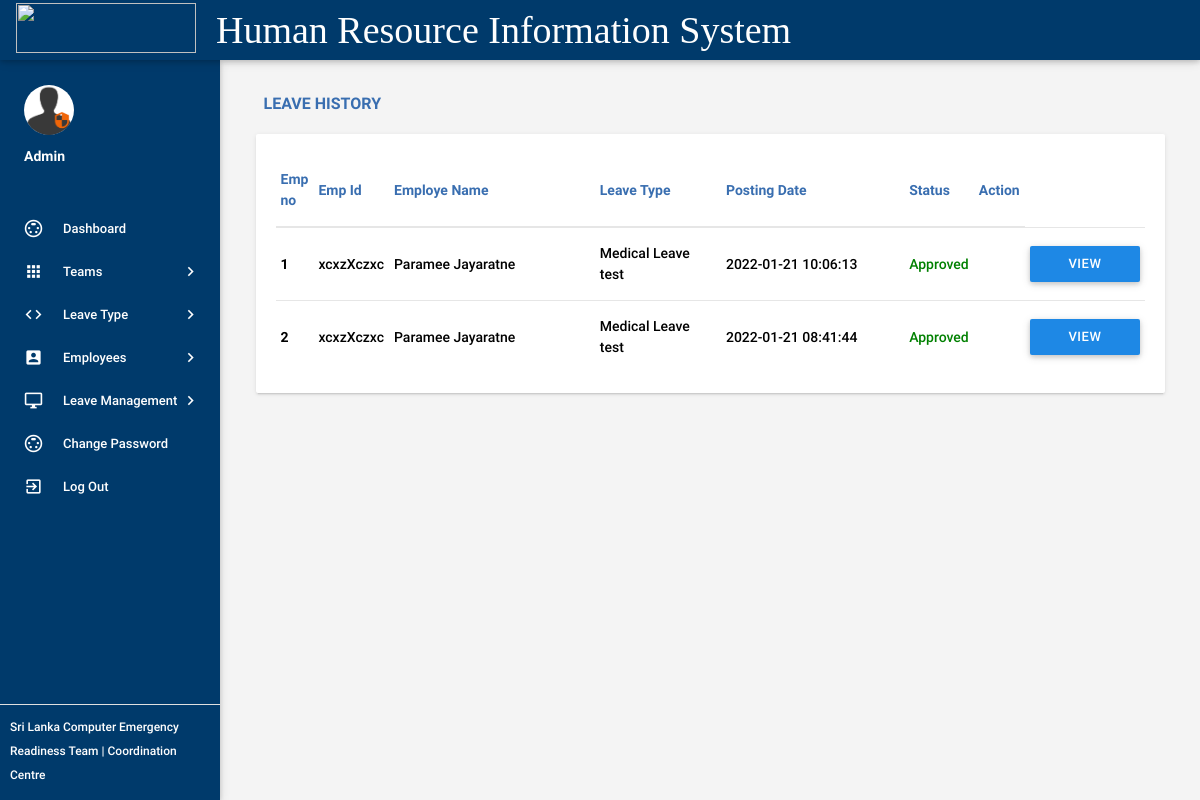
The page /admin/leaves.php (signed in) on the database its author committed.
### tables this page shows
CREATE TABLE `tblleaves` (
  `id` int(11) NOT NULL,
  `LeaveType` varchar(110) NOT NULL,
  `ToDate` varchar(120) NOT NULL,
  `FromDate` varchar(120) NOT NULL,
  `DIFF` int(11) NOT NULL,
  `Description` mediumtext NOT NULL,
  `PostingDate` timestamp NOT NULL DEFAULT current_timestamp(),
  `AdminRemark` mediumtext DEFAULT NULL,
  `AdminRemarkDate` varchar(120) DEFAULT NULL,
  `Status` int(1) NOT NULL,
  `IsRead` int(1) NOT NULL,
  `empid` int(11) DEFAULT NULL
);

CREATE TABLE `tblemployees` (
  `id` int(11) NOT NULL,
  `EmpId` varchar(100) NOT NULL,
  `NamewithInitials` varchar(20) NOT NULL,
  `FirstName` varchar(150) NOT NULL,
  `LastName` varchar(150) NOT NULL,
  `EmailId` varchar(200) NOT NULL,
  `Password` varchar(180) NOT NULL,
  `Gender` varchar(100) NOT NULL,
  `Dob` varchar(100) NOT NULL,
  `Team` varchar(255) NOT NULL,
  `DOJ` varchar(200) NOT NULL,
  `Designation` varchar(1000) NOT NULL,
  `Qualifications` varchar(1000) NOT NULL,
  `Supervisor` varchar(150) NOT NULL,
  `Address` varchar(100) NOT NULL,
  `Phonenumber` char(11) NOT NULL,
  `Status` int(1) NOT NULL,
  `RegDate` timestamp NOT NULL DEFAULT current_timestamp()
);

### admin/leaves.php (the view, shortened to what this page needs)
<?php
include('includes/config.php');
if(strlen($_SESSION['alogin'])==0)
    {
header('location:index.php');
}
else{
 ?>
<!DOCTYPE html>
<html lang="en">
    <head>
        <link type="text/css" rel="stylesheet" href="../assets/plugins/materialize/css/materialize.min.css"/>
        <link type="text/css" rel="stylesheet" href="../assets/plugins/materialize/css/materialize.css"/>
        <link href="../assets/plugins/material-preloader/css/materialPreloader.min.css" rel="stylesheet">
        <link href="../assets/plugins/datatables/css/jquery.dataTables.min.css" rel="stylesheet">
                <link href="../assets/plugins/google-code-prettify/prettify.css" rel="stylesheet" type="text/css"/>
        <link href="../assets/css/alpha.min.css" rel="stylesheet" type="text/css"/>
        <link href="../assets/css/custom.css" rel="stylesheet" type="text/css"/>
        <link href="../assets/css/style.css" rel="stylesheet" type="text/css"/>
    </head>
    <body>
       <?php include('includes/header.php');?>
       <?php include('includes/sidebar.php');?>
            <main class="mn-inner">
                <div class="row">
                    <div class="col s12">
                        <div class="page-title" style="color: #396EB0;font-weight:bold;font-size:16px">Leave History</div>
                    </div>
                    <div class="col s12 m12 l12">
                        <div class="card">
                            <div class="card-content">
                                <table id="example" class="display responsive-table ">
                                    <thead>
                                        <tr>
                                            <th style="color: #396EB0;">Emp no</th>
											<th style="color:#396EB0;">Emp Id</th>
                                            <th style="color: #396EB0;" width="200">Employe Name</th>
                                            <th style="color: #396EB0;" width="120">Leave Type</th>
                                             <th style="color: #396EB0;" width="180">Posting Date</th>
                                            <th style="color: #396EB0;">Status</th>
                                            <th style="color: #396EB0;" align="center">Action</th>
                                        </tr>
                                    </thead>
                                    <tbody>
<?php $sql = "SELECT tblleaves.id as lid,tblemployees.FirstName,tblemployees.LastName,tblemployees.EmpId,tblemployees.id,tblleaves.LeaveType,tblleaves.PostingDate,tblleaves.Status from tblleaves join tblemployees on tblleaves.empid=tblemployees.id order by lid desc";
$query = $dbh -> prepare($sql);
$query->execute();
$results=$query->fetchAll(PDO::FETCH_OBJ);
$cnt=1;
if($query->rowCount() > 0)
{
foreach($results as $result)
{
      ?>
                                        <tr style="color:black">
                                            <td> <b><?php echo htmlentities($cnt);?></b></td>
                                              <td><?php echo htmlentities($result->EmpId);?></td>
                                            <td><?php echo htmlentities($result->FirstName);?>&nbsp;<?php echo htmlentities($result->LastName);?></td>
                                            <td><?php echo htmlentities($result->LeaveType);?></td>
                                            <td><?php echo htmlentities($result->PostingDate);?></td>
<td><?php $stats=$result->Status;
if($stats==1){
                                             ?>
                                                 <span style="color: green">Approved</span>
                                                 <?php } if($stats==2)  { ?>
                                                <span style="color: red">Not Approved</span>
                                                 <?php } if($stats==0)  { ?>
 <span style="color: blue">waiting for approval</span>
 <?php } ?>
                                             </td>
          <td>
           <td><a href="leave-details.php?leaveid=<?php echo htmlentities($result->lid);?>" class="waves-effect blue waves-light btn blue darken-1"  > View Details</a></td>
                                    </tr>
                                         <?php $cnt++;} }?>
                                    </tbody>
                                </table>
                            </div>
                        </div>
                    </div>
                </div>
            </main>
        </div>
        <div class="left-sidebar-hover"></div>
    </body>
</html>
<?php } ?>

### assets/css/style.css (style rules this page uses)
.btn { background:#09b035!important; }

### rows shown on the page
tblleaves: tblemployees.EmpId "xcxzXczxc", tblemployees.FirstName "Paramee", tblemployees.LastName "Jayaratne", LeaveType "Medical Leave test", PostingDate "2022-01-21 10:06:13", Status "Approved"
tblleaves: tblemployees.EmpId "xcxzXczxc", tblemployees.FirstName "Paramee", tblemployees.LastName "Jayaratne", LeaveType "Medical Leave test", PostingDate "2022-01-21 08:41:44", Status "Approved"
